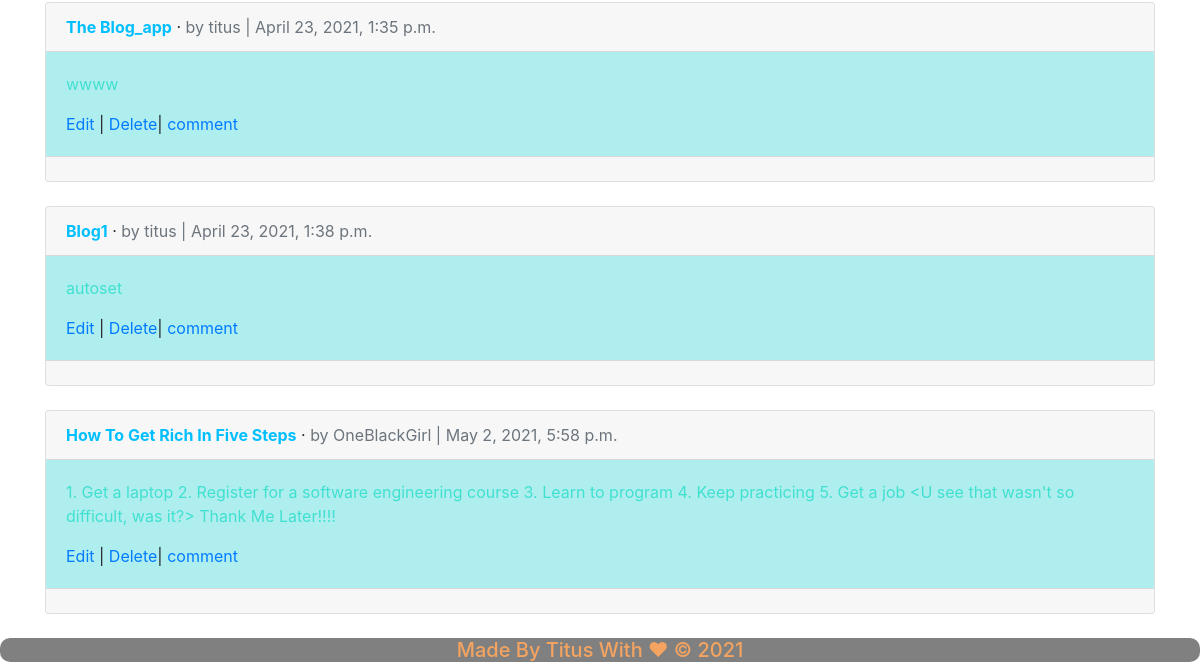
The page /articles/ (signed in, lower part) on the database as committed earlier.
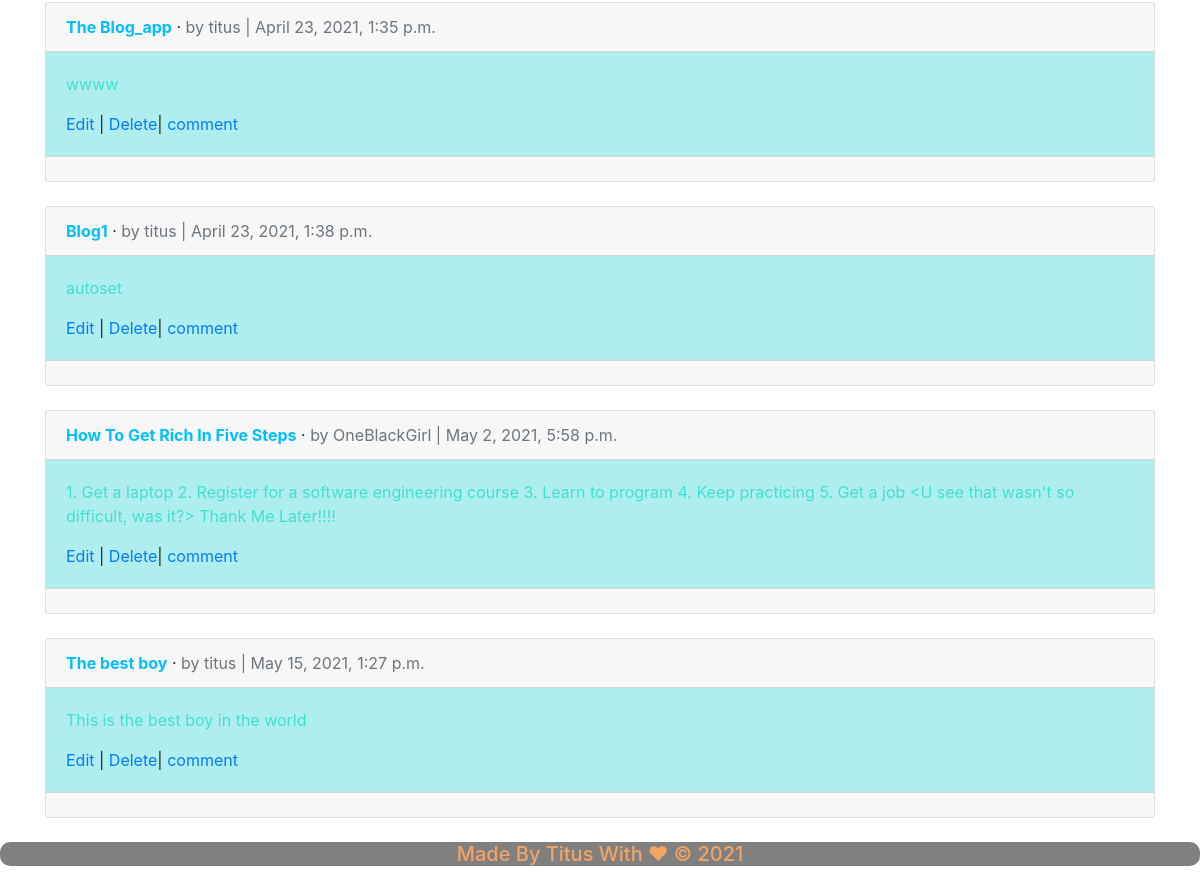
The same page on the database as committed later.
### articles/models.py (models this page shows, shortened)
class Article(models.Model):
    title = models.CharField(max_length=255)
    body = models.TextField()
    date = models.DateTimeField(auto_now_add=True)
    cover = models.ImageField(upload_to='images/', blank=True)
    author = models.ForeignKey(
        get_user_model(),
        on_delete=models.CASCADE,
    )

### users/models.py (models this page shows)
class CustomUser(AbstractUser):
    age = models.PositiveIntegerField(null=True, blank=True)

### articles/views.py (the view)
# urls.py: path('', ArticleListView.as_view(), name='article_list'),
class ArticleListView(LoginRequiredMixin, ListView):
    model = Article
    template_name = 'article_list.html'
    login_url = 'login'

### articles/models.py (called while the page is built)
    def __str__(self):
        return self.comment

### templates/article_list.html (shortened to what this page needs)
<!DOCTYPE html>
<html lang="en">
<head>
</head>
<body>
{% extends 'base.html' %}
{% block content %}
{% for article in object_list %}
<div class="card">
<div class="card-header">
<span class="font-weight-bold" style="color: deepskyblue">{{ article.title }}</span> &middot;
<span class="text-muted" style="color: #5b80b2">by {{ article.author }} |
{{ article.date }}</span>
</div>
<div class="card-body" style="background: paleturquoise" >
<p style="color:turquoise">{{ article.body }}</p>
<a href="{% url 'article_edit' article.pk %}">Edit</a> |
<a href="{% url 'article_delete' article.pk %}">Delete</a>|
    <a href="{% url 'article_comment' article.pk %}">comment</a>
</div>
<div class="card-footer">
</div>
</div>
<br />
{% endfor %}
{% endblock content %}

### templates/base.html (shortened to what this page needs)
<!doctype html>
<html lang="en">
  <head>
    <link rel="stylesheet" href="https://stackpath.bootstrapcdn.com/bootstrap/4.3.1/css/bootstrap.min.css">
  </head>
  <body>
        <div class="container">
            {% block content %}
            {% endblock content %}
        </div>
   <div class="footer">
       <h5>Made By Titus With &hearts; &copy; 2021</h5>
   </div>
  </body>
</html>

### templates/base.html (style rules this page uses)
.footer { text-align: center; color: sandybrown; background-color: grey; border-radius: 10px; }

Rows that differ between the two databases and show on the page:
added Article: title "The best boy", author "titus", date "May 15, 2021, 1:27 p.m.", body "This is the best boy in the world"
